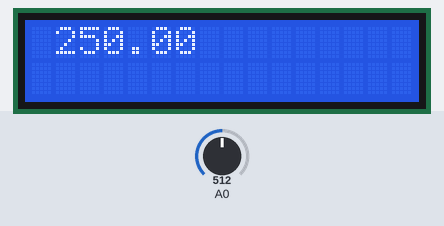
Recording of a sketch running on a simulated Arduino Uno, built with avr-gcc and run on an emulated ATmega328P. Shown: 16×2 character LCD. The test bench sets the inputs (shaded band); at power-on: A0 = 512.

Above: at 1.2 s.
1.3 s: A0 set to 716
At 2.1 s:
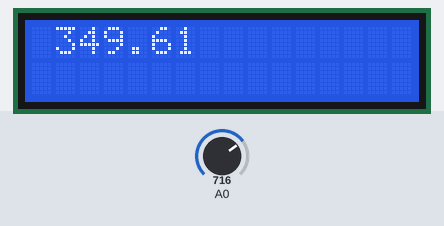
3.0 s: A0 set to 900
At 4.0 s:
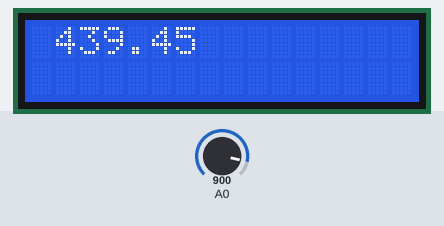
4.6 s: A0 set to 1023
At 5.9 s:
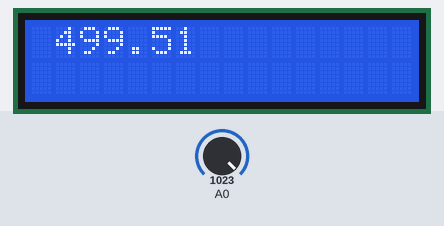
Timing chart, 0 to 7.6 s (numbered marks = the images above; inputs shaded):
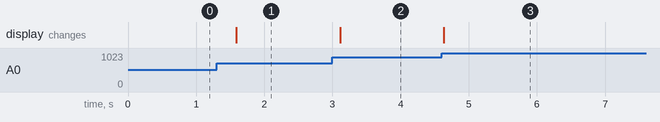

The sketch:

test_temp.ino
```cpp
#include <Wire.h>
#include <LiquidCrystal_I2C.h>

LiquidCrystal_I2C lcd(0x27,16,2);
float numar_CAN, tens, t;
void setup()
{
    adc_init ();
  lcd.init();
  lcd.backlight();
}
void loop()
{
  lcd.setCursor(1,0);
  temperatura();
  delay(500);
}

void adc_init() //adc initialization
{
 ADCSRA |= ((1<<ADPS2) | (1<<ADPS1) | (1<<ADPS0)); //set division factor between system clock
                                                   //frequency and the input clock to the ADC- 128
 ADMUX |= (1<<REFS0); //AVcc with external capacitor at Aref pin
 ADCSRA |= (1<<ADEN);//enable ADC
 ADCSRA |= (1<<ADSC);//ADC start conversion
}

uint16_t read_adc(uint8_t channel)
{
 ADMUX &= 0xF0;//set input AO to A5
 ADMUX |= channel;//select chanel AO to A5
 ADCSRA |= (1<<ADSC); //start conversion
 while(ADCSRA & (1<<ADSC));//wait wile adc conversion are not updated
 return ADCW; //read and return voltage
}
void temperatura()
{
  numar_CAN=read_adc(0);
  //tens=(numar_CAN/1024.0)*5000;
  tens=(numar_CAN*5000.0)/1024.0;
  t=(tens)/10;
  lcd.print(t);
}
```

Measured:
- after the input at 1.3 s, the display: changes after 0.29 s (image 1)
- after the input at 3.0 s, the display: changes after 0.11 s (image 2)
- after the input at 4.6 s, the display: changes at once (image 3)
